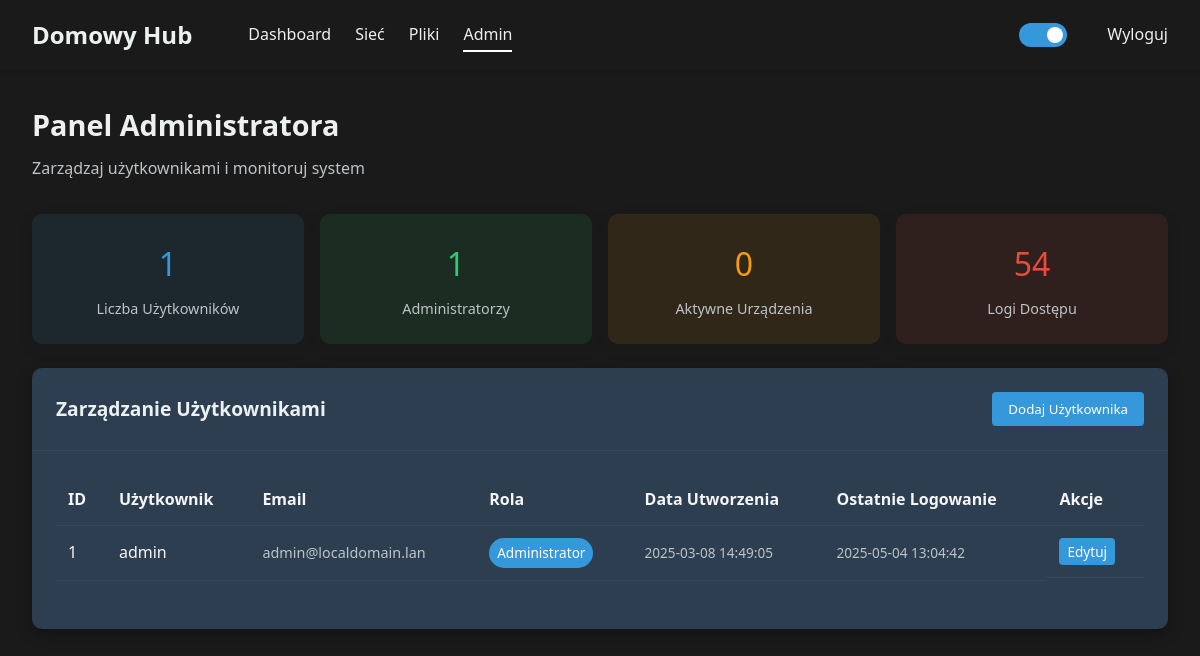
The page /admin (signed in) on the database its author committed.
### tables this page shows
CREATE TABLE users (
    id INTEGER PRIMARY KEY AUTOINCREMENT,
    username TEXT UNIQUE NOT NULL,
    password TEXT NOT NULL,
    email TEXT UNIQUE NOT NULL,
    role TEXT NOT NULL DEFAULT 'user',  -- 'admin' lub 'user'
    created_at TEXT NOT NULL,
    last_login TEXT
);

### app.py (the view)
@app.route('/admin')
@admin_required
def admin_panel():
    db = get_db()
    total_users = db.execute('SELECT COUNT(*) FROM users').fetchone()[0]
    admin_users = db.execute('SELECT COUNT(*) FROM users WHERE role = "admin"').fetchone()[0]
    device_count = db.execute('SELECT COUNT(*) FROM devices').fetchone()[0]
    log_count = db.execute('SELECT COUNT(*) FROM access_logs').fetchone()[0]
    users = db.execute('SELECT * FROM users ORDER BY created_at DESC').fetchall()
    settings = db.execute('SELECT theme FROM user_settings WHERE user_id = ?',
                          (g.user_id,)).fetchone()
    theme = settings['theme'] if settings else 'light'
    return render_template('admin.html',
                           app_name=app.config['APP_NAME'],
                           username=g.username,
                           role=g.role,
                           theme=theme,
                           total_users=total_users,
                           admin_users=admin_users,
                           device_count=device_count,
                           log_count=log_count,
                           users=users)

### app.py (called while the page is built)
@app.before_request
def load_logged_in_user():
    g.user_id = session.get('user_id')
    g.username = session.get('username')
    g.role = session.get('role')

### auth_helpers.py (called while the page is built)
def admin_required(view):
    @functools.wraps(view)
    def wrapped_view(**kwargs):
        if 'user_id' not in session:
            return redirect(url_for('auth.login'))
        if g.role != 'admin':
            abort(403)  # Brak uprawnień
        return view(**kwargs)
    return wrapped_view

### db_helpers.py (called while the page is built)
def get_db():
    db = getattr(g, '_database', None)
    if db is None:
        from flask import current_app
        db = g._database = sqlite3.connect(current_app.config['DATABASE'])
        db.row_factory = sqlite3.Row
    return db

### templates/admin.html (shortened to what this page needs)
{% extends "base.html" %}
{% block styles %}
<link rel="stylesheet" href="{{ url_for('static', filename='css/admin.css') }}">
{% endblock %}
{% block content %}
<div class="admin-header">
    <h1>Panel Administratora</h1>
    <p>Zarządzaj użytkownikami i monitoruj system</p>
</div>
<div class="stats-grid">
    <div class="stat-card users">
        <div class="stat-value">{{ total_users }}</div>
        <div class="stat-label">Liczba Użytkowników</div>
    </div>
    <div class="stat-card admins">
        <div class="stat-value">{{ admin_users }}</div>
        <div class="stat-label">Administratorzy</div>
    </div>
    <div class="stat-card devices">
        <div class="stat-value">{{ device_count }}</div>
        <div class="stat-label">Aktywne Urządzenia</div>
    </div>
    <div class="stat-card logs">
        <div class="stat-value">{{ log_count }}</div>
        <div class="stat-label">Logi Dostępu</div>
    </div>
</div>
<div class="card">
    <div class="card-header">
        <div class="card-title">Zarządzanie Użytkownikami</div>
        <button class="btn btn-primary" id="add-user-btn">Dodaj Użytkownika</button>
    </div>
    <div class="card-body">
        <div class="users-table-container">
            <table class="table users-table">
                <thead>
                    <tr>
                        <th>ID</th>
                        <th>Użytkownik</th>
                        <th>Email</th>
                        <th>Rola</th>
                        <th>Data Utworzenia</th>
                        <th>Ostatnie Logowanie</th>
                        <th>Akcje</th>
                    </tr>
                </thead>
                <tbody>
                    {% for user in users %}
                    <tr>
                        <td>{{ user['id'] }}</td>
                        <td class="username">{{ user['username'] }}</td>
                        <td class="email">{{ user['email'] }}</td>
                        <td>
                            {% if user['role'] == 'admin' %}
                            <span class="badge badge-admin">Administrator</span>
                            {% else %}
                            <span class="badge badge-user">Użytkownik</span>
                            {% endif %}
                        </td>
                        <td class="date">{{ user['created_at'] }}</td>
                        <td class="date">{{ user['last_login'] or 'Nigdy' }}</td>
                        <td class="actions">
                            <button class="btn btn-primary btn-sm edit-user-btn"
                                    data-id="{{ user['id'] }}"
                                    data-username="{{ user['username'] }}"
                                    data-email="{{ user['email'] }}"
                                    data-role="{{ user['role'] }}">
                                Edytuj
                            </button>
                        </td>
                    </tr>
                    {% endfor %}
                </tbody>
            </table>
        </div>
    </div>
</div>
{% endblock %}

### templates/base.html (shortened to what this page needs)
<!DOCTYPE html>
<html lang="pl" data-theme="{{ theme }}">
<head>
    <link rel="stylesheet" href="{{ url_for('static', filename='css/styles.css') }}">
    <link rel="stylesheet" href="{{ url_for('static', filename='css/theme.css') }}">
    {% block styles %}{% endblock %}
</head>
<body>
    {% block navbar %}
    {% if g.user_id %}
    <nav class="navbar">
        <div class="navbar-left">
            <a href="{{ url_for('dashboard') }}" class="navbar-brand">{{ app_name }}</a>
            <div class="navbar-nav">
                <a href="{{ url_for('dashboard') }}" class="{{ 'active' if request.endpoint == 'dashboard' else '' }}">Dashboard</a>
                <a href="{{ url_for('network.network_details') }}" class="{{ 'active' if request.endpoint == 'network.network_details' else '' }}">Sieć</a>
                <a href="{{ url_for('file_sharing.file_sharing_page') }}" class="{{ 'active' if request.endpoint == 'file_sharing.file_sharing_page' else '' }}">Pliki</a>
                {% if g.role == 'admin' %}
                <a href="{{ url_for('admin_panel') }}" class="{{ 'active' if request.endpoint == 'admin_panel' else '' }}">Admin</a>
                {% endif %}
            </div>
        </div>
        <div class="navbar-right">
            <div class="theme-switch-wrapper">
                <label class="theme-switch" for="theme-checkbox">
                    <span class="slider round"></span>
                </label>
            </div>
            <a href="{{ url_for('auth.logout') }}" class="logout-btn">Wyloguj</a>
        </div>
    </nav>
    {% endif %}
    {% endblock %}
    <div class="content">
        {% block content %}{% endblock %}
    </div>
</body>
</html>

### static/css/styles.css (style rules this page uses)
:root { --primary-color: #3498db; --primary-color-dark: #2980b9; --secondary-color: #2c3e50; --success-color: #2ecc71; --warning-color: #f39c12; --error-color: #e74c3c; --light-color: #ecf0f1; --dark-color: #34495e; --text-color: #333; --text-light: #7f8c8d; --border-color: #ddd; --border-radius: 4px; --box-shadow: 0 5px 15px rgba(0, 0, 0, 0.1); }
* { box-sizing: border-box; margin: 0; padding: 0; font-family: 'Segoe UI', Tahoma, Geneva, Verdana, sans-serif; }
body { background-color: var(--light-color); color: var(--text-color); min-height: 100vh; line-height: 1.6; }
a { color: var(--primary-color); text-decoration: none; transition: color 0.3s; }
.navbar { background-color: var(--secondary-color); color: white; padding: 1rem 2rem; display: flex; justify-content: space-between; align-items: center; box-shadow: 0 2px 5px rgba(0, 0, 0, 0.1); }
.navbar-brand { font-size: 1.5rem; font-weight: 600; color: white; }
.navbar-nav { display: flex; gap: 1.5rem; }
.navbar-nav a { color: white; text-decoration: none; transition: opacity 0.3s; font-weight: 500; }
.navbar-nav a.active { position: relative; }
.navbar-nav a.active::after { content: ''; position: absolute; bottom: -4px; left: 0; width: 100%; height: 2px; background-color: white; }
.content { padding: 2rem; max-width: 1200px; margin: 0 auto; }
.btn { display: inline-block; padding: 0.5rem 1rem; border-radius: var(--border-radius); border: none; cursor: pointer; font-weight: 500; text-align: center; transition: background-color 0.3s, transform 0.1s; }
.btn-primary { background-color: var(--primary-color); color: white; }
.btn-sm { padding: 0.25rem 0.5rem; font-size: 0.85rem; }
.card { background-color: white; border-radius: 10px; box-shadow: var(--box-shadow); margin-bottom: 2rem; overflow: hidden; }
.card-header { display: flex; justify-content: space-between; align-items: center; padding: 1.5rem; border-bottom: 1px solid var(--border-color); }
.card-title { font-size: 1.2rem; font-weight: 600; color: var(--secondary-color); }
.card-body { padding: 1.5rem; }
.table { width: 100%; border-collapse: collapse; }
.table th, .table td { padding: 0.75rem; text-align: left; border-bottom: 1px solid var(--border-color); }
.table th { font-weight: 600; color: var(--secondary-color); }
.badge { display: inline-block; padding: 0.25rem 0.5rem; border-radius: 50px; font-size: 0.85rem; font-weight: 500; }
.badge-admin { background-color: var(--primary-color); color: white; }
.actions { display: flex; gap: 0.5rem; }

### static/css/admin.css (style rules this page uses)
.admin-header { margin-bottom: 2rem; }
.admin-header h1 { font-size: 1.8rem; font-weight: 600; color: var(--secondary-color); margin-bottom: 0.5rem; }
.admin-header p { color: var(--text-light); }
.stats-grid { display: grid; grid-template-columns: repeat(auto-fit, minmax(200px, 1fr)); gap: 1rem; margin-bottom: 1.5rem; }
.stat-card { text-align: center; padding: 1.5rem; background-color: white; border-radius: 10px; box-shadow: var(--box-shadow); transition: transform 0.3s; }
.stat-card.users { background-color: rgba(52, 152, 219, 0.1); }
.stat-card.admins { background-color: rgba(46, 204, 113, 0.1); }
.stat-card.devices { background-color: rgba(243, 156, 18, 0.1); }
.stat-card.logs { background-color: rgba(231, 76, 60, 0.1); }
.stat-value { font-size: 2rem; font-weight: 300; margin-bottom: 0.5rem; }
.stat-card.users .stat-value { color: var(--primary-color); }
.stat-card.admins .stat-value { color: var(--success-color); }
.stat-card.devices .stat-value { color: var(--warning-color); }
.stat-card.logs .stat-value { color: var(--error-color); }
.stat-label { font-size: 0.9rem; color: var(--text-light); font-weight: 500; }
.users-table-container { overflow-x: auto; margin-bottom: 1.5rem; }
.users-table th, .users-table td { white-space: nowrap; }
.users-table .username { font-weight: 500; }
.users-table .email { color: var(--text-light); font-size: 0.9rem; }
.users-table .date { font-size: 0.85rem; color: var(--text-light); }

### rows shown on the page
users: id "1", username "admin", email "admin@localdomain.lan", role "Administrator", created_at "2025-03-08 14:49:05", last_login "2025-05-04 13:04:42"

### other values the page prints
{{ app_name }} "Domowy Hub"
{{ total_users }} "1"
{{ admin_users }} "1"
{{ device_count }} "0"
{{ log_count }} "54"
